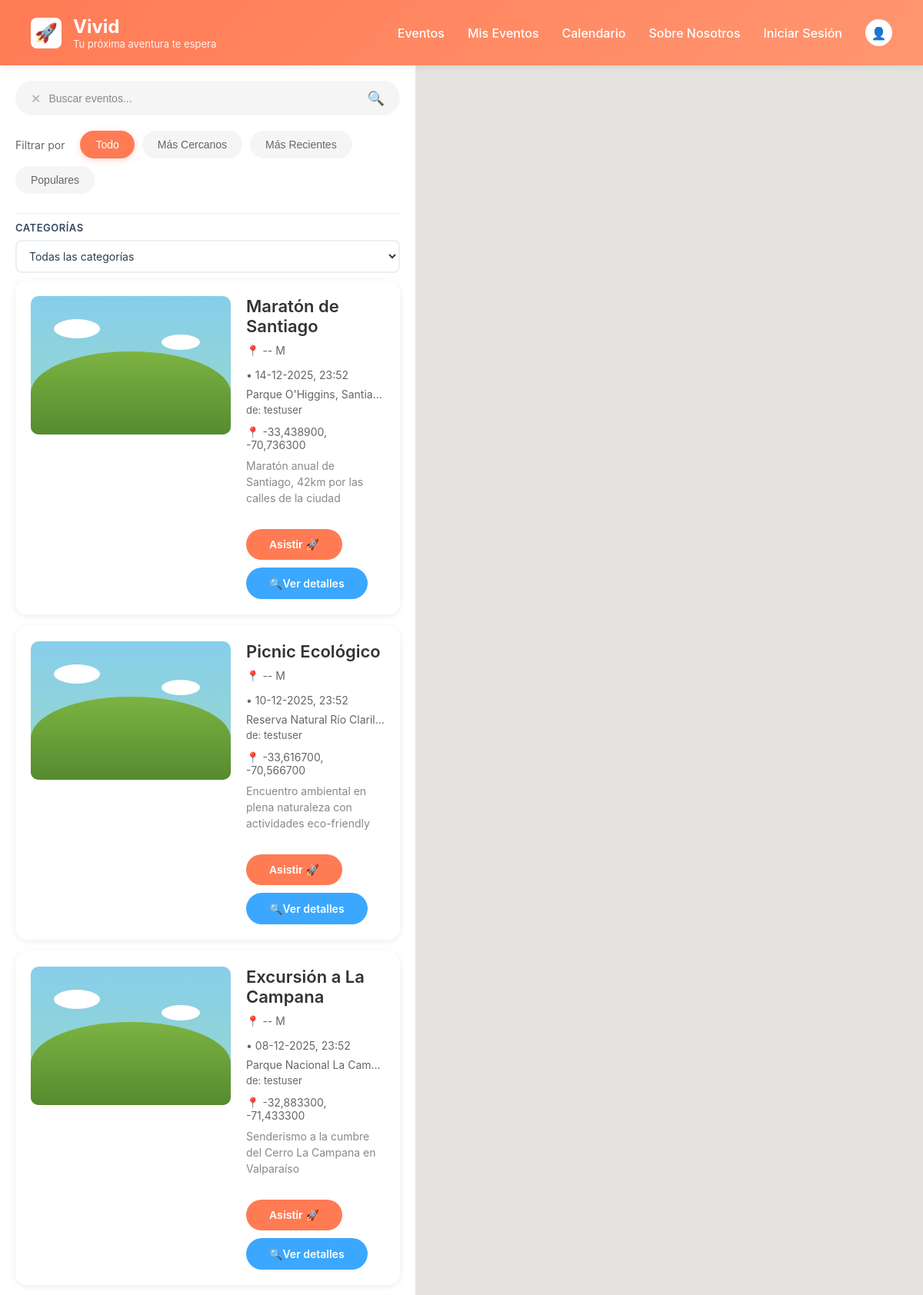
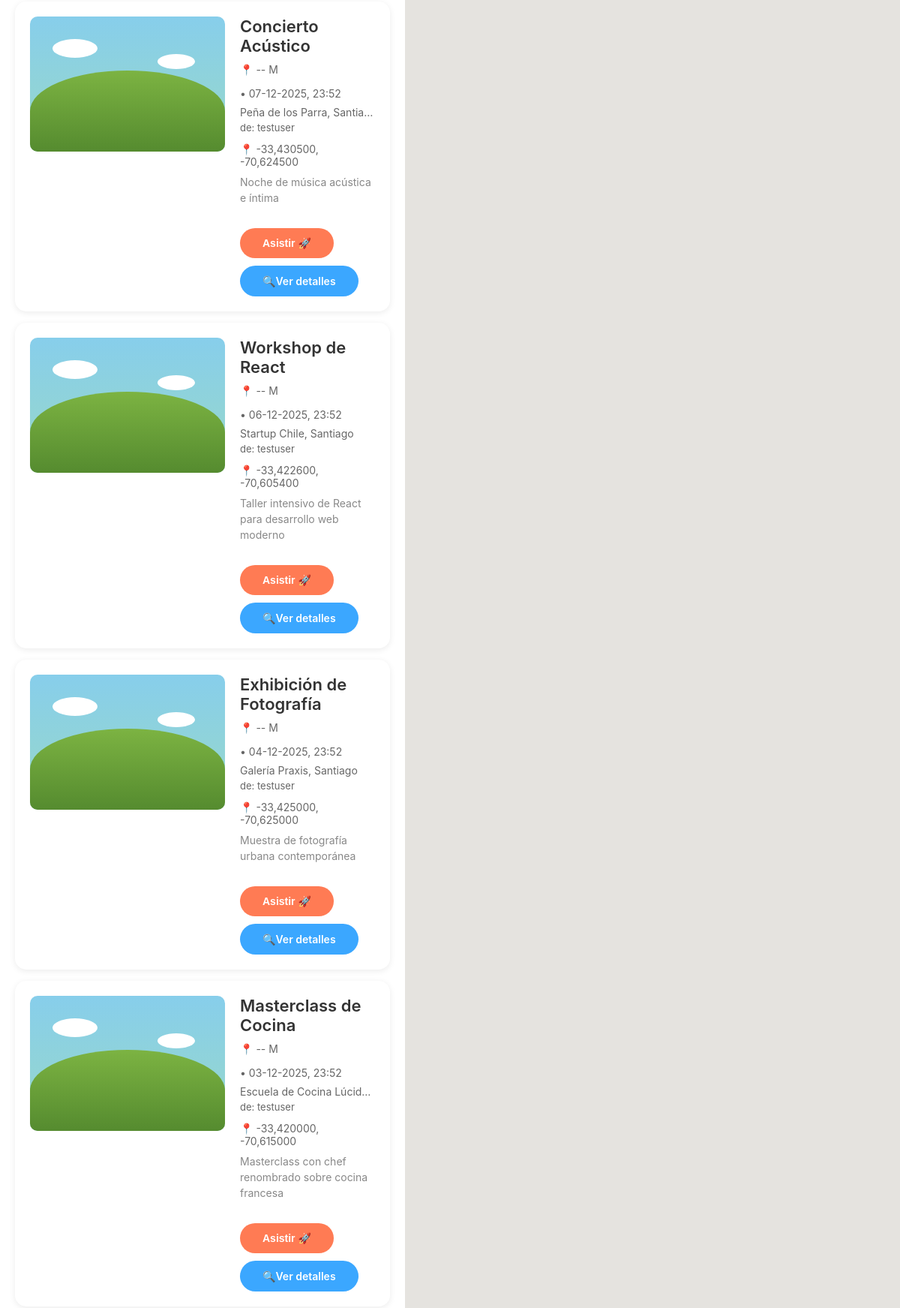
The page / (upper part) on the database its author committed (2 pictures, top to bottom).
### apps/events/models.py (models this page shows, shortened)
class Event(models.Model):
    name = models.CharField(max_length=250, verbose_name="Nombre")
    description = models.TextField(blank=True, verbose_name="Descripción")
    created = models.DateField(default=timezone.now, verbose_name="Creado")
    date = models.DateTimeField(verbose_name="Fecha del evento")
    location = models.CharField(max_length=300, blank=True, verbose_name="Ubicación")
    latitud = models.DecimalField(
        max_digits=9,
        decimal_places=6,
        null=True,
        blank=True,
        verbose_name="Latitud"
    )
    longitud = models.DecimalField(
        max_digits=9,
        decimal_places=6,
        null=True,
        blank=True,
        verbose_name="Longitud"
    )
    category = models.ForeignKey(
        Category,
        on_delete=models.SET_NULL,
        null=True,
        blank=True,
        verbose_name="Categoría"
    )
    owner = models.ForeignKey(
        settings.AUTH_USER_MODEL,
        on_delete=models.CASCADE,
        related_name='eventos_creados',
        verbose_name="Organizador"
    )
    attendees = models.ManyToManyField(
        settings.AUTH_USER_MODEL,
        through='HasSubs',
        related_name='eventos_asistiendo',
        blank=True,
        verbose_name="Asistentes"
    )
    photo = models.ImageField(
        upload_to='events/',
        blank=True,
        null=True,
        verbose_name="Foto principal"
    )
    tags = models.CharField(
        max_length=200,
        blank=True,
        help_text="Tags separados por espacios",
        verbose_name="Etiquetas"
    )
    class Meta:
        ordering = ['-date']
        verbose_name = "Evento"
        verbose_name_plural = "Eventos"

### apps/users/models.py (models this page shows)
class User(AbstractUser):
    user_id = models.BigAutoField(primary_key=True)
    photo = models.ImageField(upload_to="profile_pics/", blank=True, null=True)

### apps/events/views.py (the view)
# urls.py: path('', views.event_list, name='event_list'),
def event_list(request):
    if request.method == "POST":
        try:
            data = json.loads(request.body.decode('utf-8'))
        except (json.JSONDecodeError, UnicodeDecodeError):
            return JsonResponse({"error": "JSON inválido"}, status=400)
        filter_type = data.get('filterType')
        search_value = data.get('searchValue')
        category_id = data.get('categoryId')
        if not search_value:
            search_value = None
        try:
            category_id = int(category_id) if category_id is not None else None
        except (ValueError, TypeError):
            category_id = None
        print("filter_type:", filter_type)
        print("search_value:", search_value)
        print("category_id:", category_id)
        eventos = Event.objects.all().select_related('owner', 'category')
        if search_value:
            eventos = eventos.filter(
                Q(name__icontains=search_value) |
                Q(description__icontains=search_value) |
                Q(location__icontains=search_value) |
                Q(tags__icontains=search_value)
            )
        if category_id:
            try:
                eventos = eventos.filter(category_id=category_id)
            except ValueError:
                pass
        if filter_type == 'recientes':
            eventos = eventos.order_by('date')
        elif filter_type == 'populares':
            eventos = eventos.annotate(
                num_attendees=Count('attendees')
            ).order_by('-num_attendees')
        else:
            eventos = eventos
        events_data = []
        for ev in eventos:
            events_data.append({
                "id": ev.id,
                "name": ev.name,
                "description": ev.description,
                "location": ev.location,
                "date": ev.date.isoformat() if getattr(ev, "date", None) else None,
                "latitud": str(ev.latitud) if ev.latitud else None,
                "longitud": str(ev.longitud) if ev.longitud else None,
                "category_id": ev.category_id,
                "category_name": ev.category.category if getattr(ev, "category", None) else None,
                "owner_id": ev.owner_id,
                "owner_username": ev.owner.username if getattr(ev, "owner", None) else None,
            })
        response = {"events": events_data}
        return JsonResponse(response, status=200)
    else:
        eventos = Event.objects.all().select_related('owner', 'category')
        from .models import Category
        categorias = Category.objects.all()
        context = {
            'eventos': eventos,
            'categorias': categorias
        }
        return render(request, 'events/event_list.html', context)

### apps/events/templates/events/event_list.html (shortened to what this page needs)
{% extends 'events/base.html' %}
{% load static %}
{% load l10n %}
{% block extra_css %}
<link rel="stylesheet" href="{% static 'events/css/home.css' %}">
<link rel="stylesheet" href="{% static 'events/css/event_card.css' %}">
<link rel="stylesheet" href="{% static 'events/css/category-filter.css' %}">
{% endblock %}
{% block content %}
<div class="main-container">
  <div class="sidebar">
    <div class="search-bar">
      <span class="clear-search">✕</span>
      <input type="text" placeholder="Buscar eventos..." id="search-input">
      <span class="search-icon">🔍</span>
    </div>
        <div id="filter-section" class="filter-section">
            <span class="filter-label">Filtrar por</span>
            <button class="filter-btn active" data-filter="all">Todo</button>
            <button class="filter-btn " data-filter="cercanos">Más Cercanos</button>
            <button class="filter-btn " data-filter="recientes">Más Recientes</button>
            <button class="filter-btn " data-filter="populares">Populares</button>
        </div>
        {% if categorias %}
        <div class="category-filter">
            <span class="filter-label">Categorías</span>
            <select id="category-select" class="category-select">
                <option class="category-option" value="">Todas las categorías</option>
            </select>
        </div>
        {% endif %}
    <div id="eventos-list">
      {% for evento in eventos %}
        {% include 'events/components/event_card.html' with evento=evento %}
      {% empty %}
        <p class="no-events">No hay eventos disponibles en este momento.</p>
      {% endfor %}
    </div>
  </div>
  <div class="map-section">
    <div id="map"></div>
  </div>
</div>
{% endblock %}

### apps/events/templates/events/components/event_card.html (shortened to what this page needs)
{% load static %}
{% load l10n %}
<div class="event-card"
    data-id="{{ evento.id }}"
    data-lat="{% if evento.latitud != None %}{{ evento.latitud|unlocalize }}{% endif %}"
    data-lng="{% if evento.longitud != None %}{{ evento.longitud|unlocalize }}{% endif %}"
    data-location="{{ evento.location|default:''|escapejs }}"
    style="cursor:pointer;">
  <div class="event-image">
    {% if evento.photo %}
      <img src="{{ evento.photo.url }}" alt="{{ evento.name }}">
    {% else %}
      <div class="default-image">
        <div class="cloud cloud1"></div>
        <div class="cloud cloud2"></div>
        <div class="hill"></div>
      </div>
    {% endif %}
  </div>
  <div class="event-details">
    <h3 class="event-title">{{ evento.name }}</h3>
    <div class="event-meta">
      <span>📍 {% if evento.distancia %}{{ evento.distancia }} M{% else %}-- M{% endif %}</span>
      <span>• {{ evento.date|date:"d-m-Y, H:i" }}</span>
    </div>
    <p class="event-location">{{ evento.location }}</p>
    <p class="event-organizer">de: {{ evento.owner.username }}</p>
    {% if evento.latitud and evento.longitud %}
      <div class="event-meta">
        <span>
          📍 {{ evento.latitud|floatformat:"6"|unlocalize }},
          {{ evento.longitud|floatformat:"6"|unlocalize }}
        </span>
      </div>
    {% endif %}
    <p class="event-description">
      {{ evento.description|truncatewords:20 }}
    </p>
    <div class="event-actions" style="display:flex; gap:10px; align-items:center; flex-wrap:wrap;">
      <button class="attend-btn"
              onclick="event.stopPropagation(); alert('Funcionalidad de asistir próximamente');">
        Asistir 🚀
      </button>
      <a href="{% url 'events:event_detail' evento.id %}"
         class="details-btn"
         onclick="event.stopPropagation();">
        🔍Ver detalles
      </a>
    </div>
  </div>
</div>

### apps/events/static/events/css/base.css (style rules this page uses)
* { margin: 0; padding: 0; box-sizing: border-box; }
body { font-family: -apple-system, BlinkMacSystemFont, 'Segoe UI', Roboto, Oxygen, Ubuntu, Cantarell, sans-serif; background-color: #f5f5f5; overflow-x: hidden; }
:root { --primary-color: #FF7B54; --primary-hover: #FF6B44; --primary-light: #FF9671; --text-dark: #333; --text-medium: #666; --text-light: #888; --background-light: #f5f5f5; --white: #ffffff; --shadow-sm: 0 2px 8px rgba(0,0,0,0.08); --shadow-md: 0 4px 12px rgba(0,0,0,0.12); --shadow-lg: 0 4px 20px rgba(0,0,0,0.15); }

### apps/events/static/events/css/home.css (style rules this page uses)
.main-container { display: flex; height: calc(100vh - 80px); background: var(--background-light); }
.sidebar { width: 670px; max-width: 45%; background: var(--white); padding: 20px; overflow-y: auto; box-shadow: 2px 0 10px rgba(0, 0, 0, 0.05); }
.search-bar { display: flex; align-items: center; background: var(--background-light); border-radius: 25px; padding: 12px 20px; margin-bottom: 20px; transition: box-shadow 0.3s; }
.search-bar input { border: none; background: none; outline: none; flex: 1; font-size: 14px; color: var(--text-dark); }
.search-bar input::placeholder { color: var(--text-light); }
.search-icon { color: var(--primary-color); cursor: pointer; font-size: 18px; transition: transform 0.3s; }
.clear-search { cursor: pointer; color: var(--text-medium); margin-right: 10px; transition: color 0.3s; }
.filter-section { display: flex; gap: 10px; margin-bottom: 25px; flex-wrap: wrap; align-items: center; }
.filter-label { color: var(--text-medium); font-size: 14px; margin-right: 10px; }
.filter-btn { padding: 10px 20px; border-radius: 25px; border: none; cursor: pointer; font-size: 14px; transition: all 0.3s; font-weight: 500; }
.filter-btn.active { background: var(--primary-color); color: var(--white); box-shadow: 0 2px 8px rgba(255, 123, 84, 0.3); }
.filter-btn:not(.active) { background: var(--background-light); color: var(--text-medium); }
#eventos-list { display: flex; flex-direction: column; gap: 15px; }
.map-section { flex: 1; position: relative; background: #e5e3df; min-height: 420px; height: 100%; }
#map { width: 100%; height: 100%; min-height: 420px; border-radius: 12px; overflow: hidden; }

### apps/events/static/events/css/category-filter.css (style rules this page uses)
.category-filter { margin-top: 15px; padding: 10px 0; border-top: 1px solid #ecf0f1; }
.category-filter .filter-label { display: block; margin-bottom: 8px; font-size: 13px; font-weight: 600; color: #34495e; text-transform: uppercase; letter-spacing: 0.5px; }
.category-select { width: 100%; padding: 10px 12px; border: 2px solid #ecf0f1; border-radius: 8px; font-size: 14px; font-family: inherit; color: #2c3e50; background-color: white; cursor: pointer; transition: all 0.3s ease; outline: none; }
.category-select option { padding: 10px; }
.event-card { animation: fadeIn 0.3s ease; }
.clear-search { cursor: pointer; transition: all 0.2s ease; opacity: 0.5; }

### apps/events/templates/events/event_list.html (style rules this page uses)
.map-section { min-height: 420px; }
#map { min-height: 420px; width: 100%; height: 100%; }

### rows shown on the page
Event: name "Maratón de Santiago", date "14-12-2025, 23:52", location "Parque O'Higgins, Santia…", owner.username "testuser", latitud "-33,438900", longitud "-70,736300", description "Maratón anual de Santiago, 42km por las calles de la ciudad"
Event: name "Picnic Ecológico", date "10-12-2025, 23:52", location "Reserva Natural Río Claril…", owner.username "testuser", latitud "-33,616700", longitud "-70,566700", description "Encuentro ambiental en plena naturaleza con actividades eco-friendly"
Event: name "Excursión a La Campana", date "08-12-2025, 23:52", location "Parque Nacional La Cam…", owner.username "testuser", latitud "-32,883300", longitud "-71,433300", description "Senderismo a la cumbre del Cerro La Campana en Valparaíso"
Event: name "Concierto Acústico", date "07-12-2025, 23:52", location "Peña de los Parra, Santia…", owner.username "testuser", latitud "-33,430500", longitud "-70,624500", description "Noche de música acústica e íntima"
Event: name "Workshop de React", date "06-12-2025, 23:52", location "Startup Chile, Santiago", owner.username "testuser", latitud "-33,422600", longitud "-70,605400", description "Taller intensivo de React para desarrollo web moderno"
Event: name "Exhibición de Fotografía", date "04-12-2025, 23:52", location "Galería Praxis, Santiago", owner.username "testuser", latitud "-33,425000", longitud "-70,625000", description "Muestra de fotografía urbana contemporánea"
Event: name "Masterclass de Cocina", date "03-12-2025, 23:52", location "Escuela de Cocina Lúcid…", owner.username "testuser", latitud "-33,420000", longitud "-70,615000", description "Masterclass con chef renombrado sobre cocina francesa"
